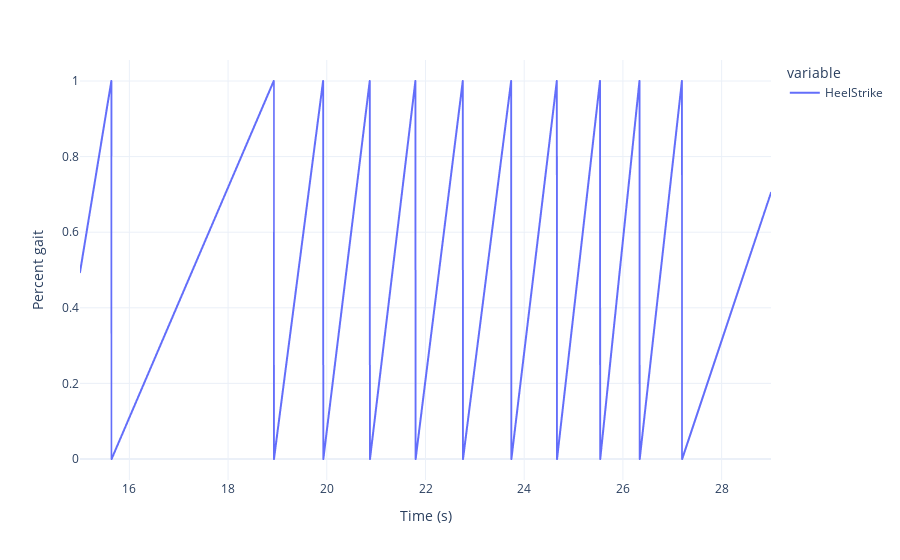

Notebook source saved alongside this figure:
### Code cell
pio.templates.default = "plotly_white"

plot_template = dict(
    layout=go.Layout({
        "font_size": 18,
        "xaxis_title_font_size": 24,
        "yaxis_title_font_size": 24})
)

fig = px.line(df, labels=dict(created_at="Date", value='Percent gait', Header='Time (s)'))
fig.show()

### Figure 1 — Plotly figure (JSON) as saved in the notebook; plotly's stock layout.template omitted (floating-point values rounded to 4 significant figures; data arrays with more than 128 entries replaced by an {"elided": "..."} marker saying what was removed)
{"data": [{"hovertemplate": "variable=HeelStrike<br>Time (s)=%{x}<br>Percent gait=%{y}<extra></extra>", "legendgroup": "HeelStrike", "line": {"color": "#636efa", "dash": "solid"}, "marker": {"symbol": "circle"}, "mode": "lines", "name": "HeelStrike", "showlegend": true, "type": "scattergl", "x": {"elided": "2801 float values"}, "xaxis": "x", "y": {"elided": "2801 float values"}, "yaxis": "y"}], "layout": {"legend": {"title": {"text": "variable"}, "tracegroupgap": 0}, "margin": {"t": 60}, "xaxis": {"anchor": "y", "domain": [0, 1], "title": {"text": "Time (s)"}}, "yaxis": {"anchor": "x", "domain": [0, 1], "title": {"text": "Percent gait"}}}}
